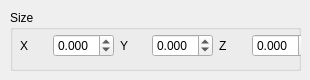
    <widget class="QWidget" name="tab_2">
     <attribute name="title">
      <string>Box</string>
     </attribute>
     <widget class="QGroupBox" name="groupBox_10">
      <property name="geometry">
       <rect>
        <x>10</x>
        <y>10</y>
        <width>291</width>
        <height>61</height>
       </rect>
      </property>
      <property name="title">
       <string>Size</string>
      </property>
      <widget class="QWidget" name="horizontalLayoutWidget_7">
       <property name="geometry">
        <rect>
         <x>10</x>
         <y>20</y>
         <width>293</width>
         <height>31</height>
        </rect>
       </property>
       <layout class="QHBoxLayout" name="horizontalLayout_8">
        <item>
         <widget class="QLabel" name="label_17">
          <property name="text">
           <string>X</string>
          </property>
         </widget>
        </item>
        <item>
         <widget class="QDoubleSpinBox" name="box_size_x">
          <property name="wrapping">
           <bool>false</bool>
          </property>
          <property name="showGroupSeparator" stdset="0">
           <bool>false</bool>
          </property>
          <property name="decimals">
           <number>3</number>
          </property>
          <property name="minimum">
           <double>-5.000000000000000</double>
          </property>
          <property name="maximum">
           <double>5.000000000000000</double>
          </property>
          <property name="singleStep">
           <double>0.010000000000000</double>
          </property>
         </widget>
        </item>
        <item>
         <widget class="QLabel" name="label_18">
          <property name="text">
           <string>Y</string>
          </property>
         </widget>
        </item>
        <item>
         <widget class="QDoubleSpinBox" name="box_size_y">
          <property name="wrapping">
           <bool>false</bool>
          </property>
          <property name="showGroupSeparator" stdset="0">
           <bool>false</bool>
          </property>
          <property name="decimals">
           <number>3</number>
          </property>
          <property name="minimum">
           <double>-5.000000000000000</double>
          </property>
          <property name="maximum">
           <double>5.000000000000000</double>
          </property>
          <property name="singleStep">
           <double>0.010000000000000</double>
          </property>
         </widget>
        </item>
        <item>
         <widget class="QLabel" name="label_19">
          <property name="text">
           <string>Z</string>
          </property>
         </widget>
        </item>
        <item>
         <widget class="QDoubleSpinBox" name="box_size_z">
          <property name="wrapping">
           <bool>false</bool>
          </property>
          <property name="showGroupSeparator" stdset="0">
           <bool>false</bool>
          </property>
          <property name="decimals">
           <number>3</number>
          </property>
          <property name="minimum">
           <double>-5.000000000000000</double>
          </property>
          <property name="maximum">
           <double>5.000000000000000</double>
          </property>
          <property name="singleStep">
           <double>0.010000000000000</double>
          </property>
         </widget>
        </item>
       </layout>
      </widget>
     </widget>
    </widget>
